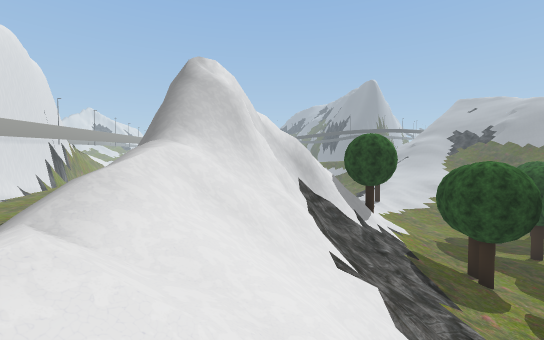
View 1 (above)

23 first-person views from a walk through a Unity game level. The camera is 1.5 m above the floor, tilts 2° down and sees 90° across. The floor is counted in squares, 2 m on a side. Each view is taken from the middle of a square. On the plan, view 1 faces up. The plan holds only what a view shows up to about 10 squares ahead; the rest is blank. The place goes on beyond the plan. Some trees and plants on the terrain are drawn as simple stand-ins. Some surface patterns are stand-ins.

View 2
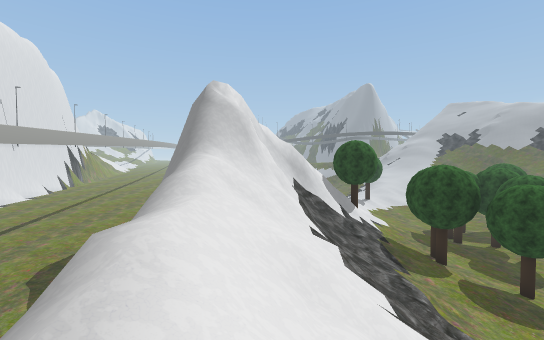

View 3
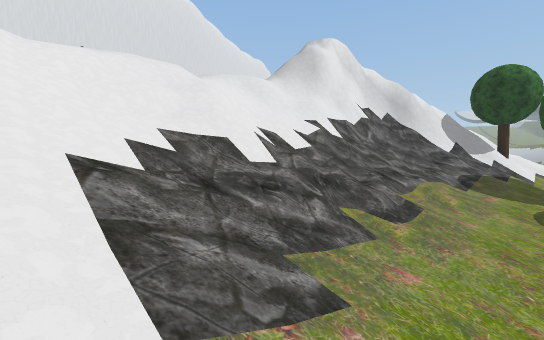

View 4
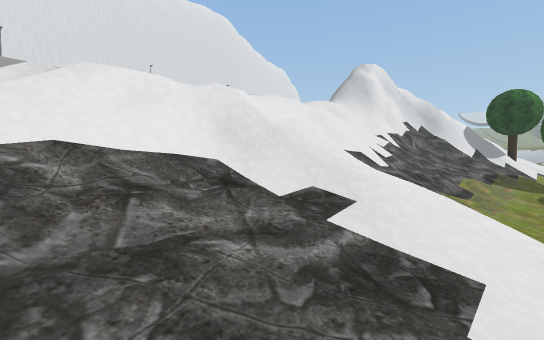

View 5
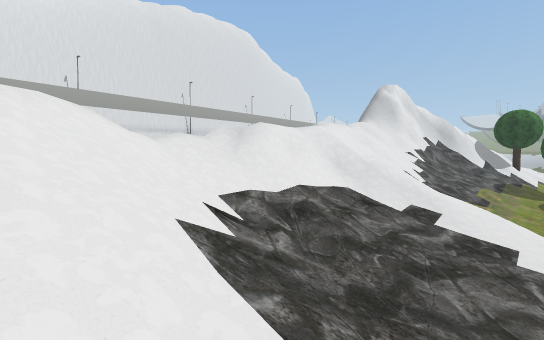

View 6
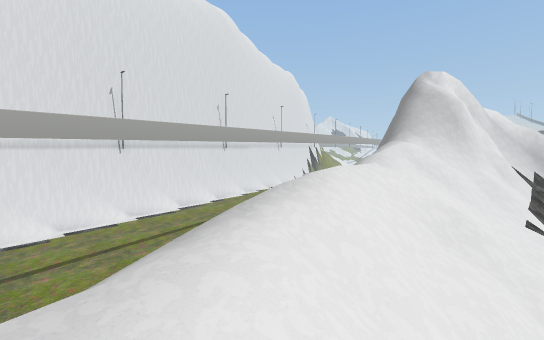

View 7
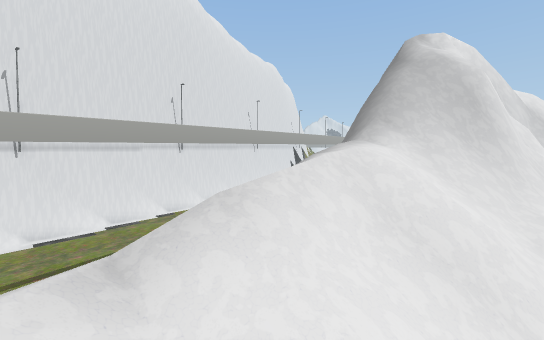

View 8
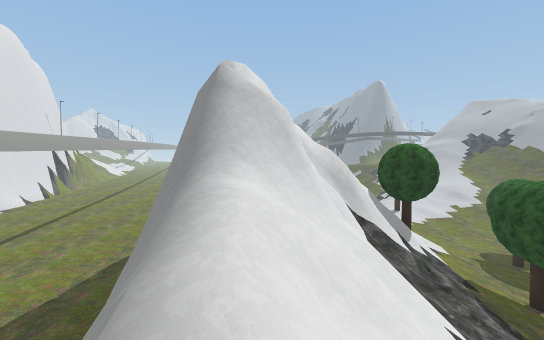

View 9
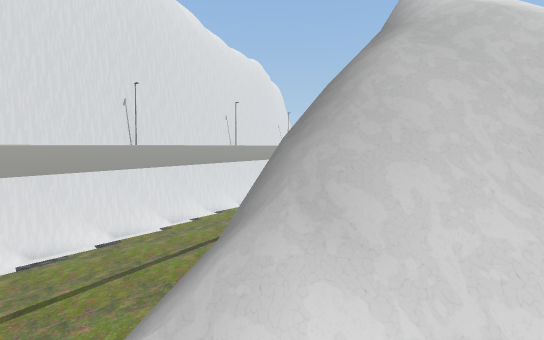

View 10
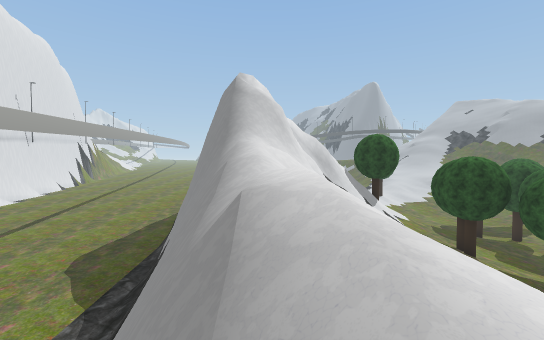

View 11
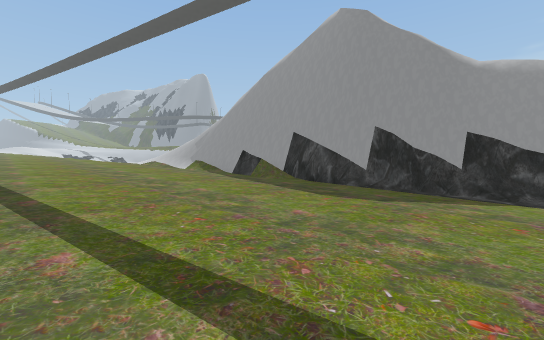

View 12
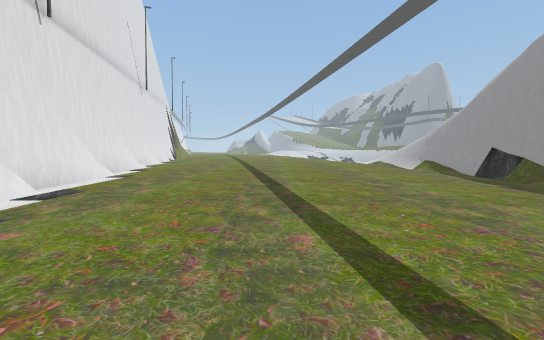

View 13
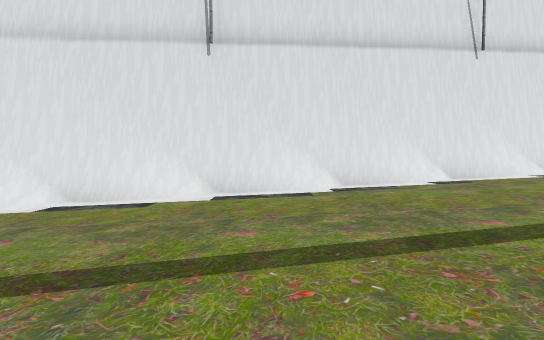

View 14
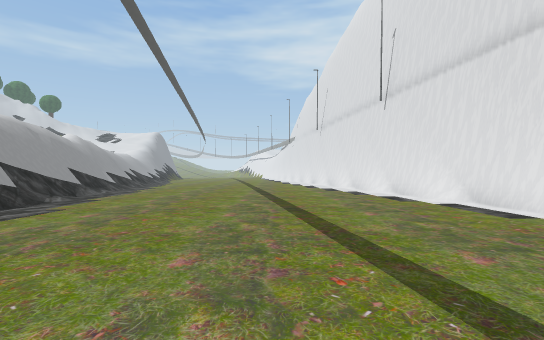

View 15
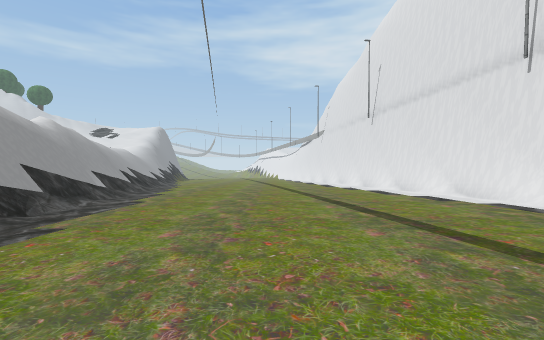

View 16
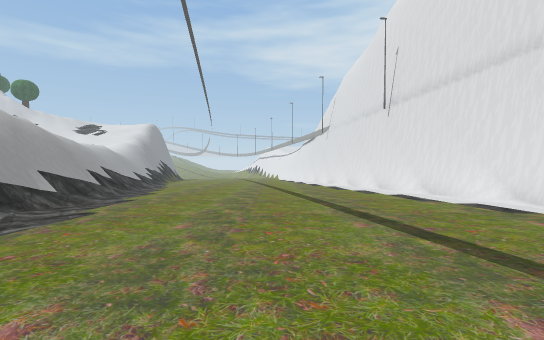

View 17
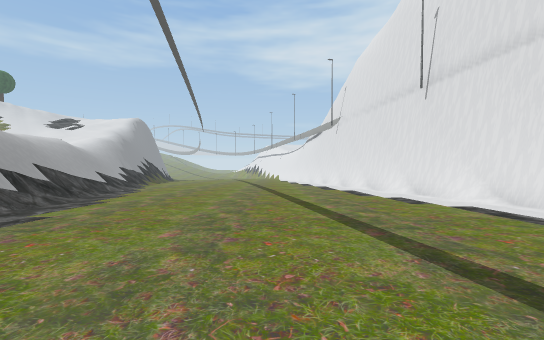

View 18
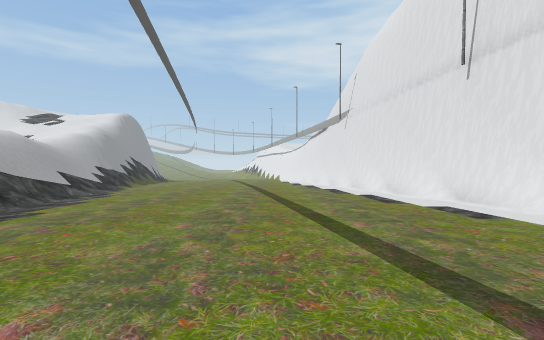

View 19
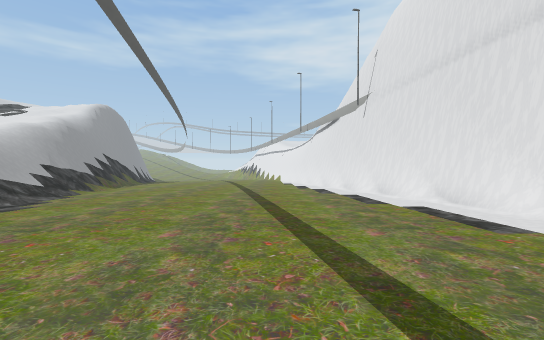

View 20
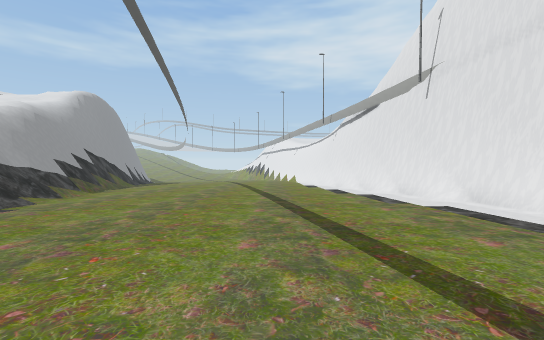

View 21
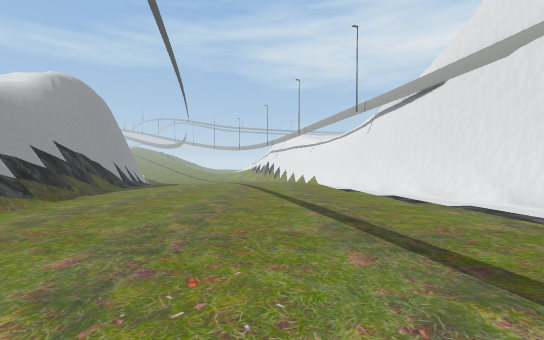

View 22
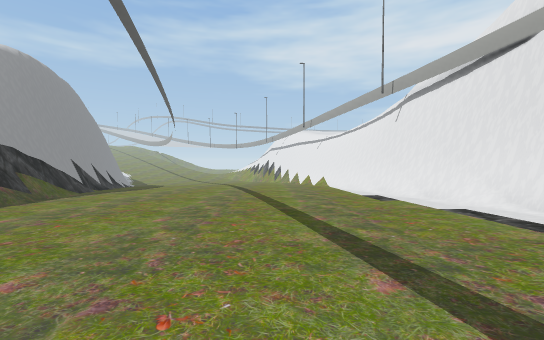

View 23
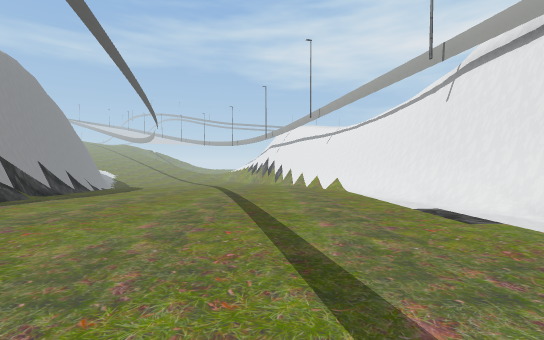

### Floor plan
Key: @ floor where view 1 was taken; # wall or solid block; x gap in a wall; . main floor; : floor 0.75 m higher than the main floor; - floor 0.75 m lower than the main floor; _ floor 1.75 m lower than the main floor; < floor 2.5 m lower than the main floor; + floor 3.25 m higher than the main floor; ( floor 3.25 m lower than the main floor; * floor 4.75 m higher than the main floor; % floor 5.5 m higher than the main floor; / step, stairs or slope; = window, fence, low wall or low ledge; v drop or lower ground; T tree.
Columns run from 16 left of view 1 to 5 right of it. Each row starts with its distance up from view 1.
 11 #::::::::::# v     TT/
 10 #::::::::::##v    ##//
  9 #::::::::::/#v/####///
  8 #:::::......#v=v##////
  7 ##..........#vxv##///.
  6  #..........#v=###///.
  5  #..........##v//=//..
  4  #...........#v//=///.
  3  #...........#v/=////-
  2  #...........#v//////-
  1  ##..........# ///=//-
  0   #..........# %@////.
 -1   #..........##///////
 -2   #........../#///////
 -3   #........../#v*/////
 -4   #....-------#v*////.
 -5   ##----------##/=//:.
 -6    #----------##////:.
 -7    #-----------#/////:
 -8   v#-----------#v////
 -9   v#-----------#//////
-10    #-----______#v/
-11    ##__________/#/
-12     #__________/#/
-13     #__________/=/
-14    v#___________//+
-15    v#___________/#+
-16    v##__________/#/
-17      #__________//
-18      #__________///
-19     v#___________=/
-20     v#___________=#
-21     v#__________<##/
-22     v##_____<<<<<##v
-23      v#<<<<<<<<<</#v
-24      v#<<<<<<<<<<<#v
-25      v#<<<<<<<<<<<#
-26      v##<<<<<<<<<<##
-27      /##<<<<<<<<<</#v
-28       ##<<<<<<<((((#v
-29       v#<<<<(((((((#
-30       v#<((((((((((##
-31       /##(((((((((((#v

Positions as (right, up) in squares from view 1, and headings:
1: (0, 0), facing up
2: (0, -2), facing up
3: (5, -2), facing up-left
4: (5, -6), facing up-left
5: (5, -9), facing up-left
6: (1, -3), facing up-left
7: (0, 1), facing up-left
8: (-1, 1), facing up
9: (-1, 4), facing up-left
10: (-1, -2), facing up
11: (-11, 3), facing up-right
12: (-11, 3), facing up
13: (-8, 3), facing left
14: (-9, 5), facing down
15: (-7, 1), facing down
16: (-7, -1), facing down
17: (-7, -4), facing down
18: (-7, -6), facing down
19: (-7, -9), facing down
20: (-6, -12), facing down
21: (-5, -15), facing down
22: (-5, -18), facing down
23: (-5, -21), facing down
